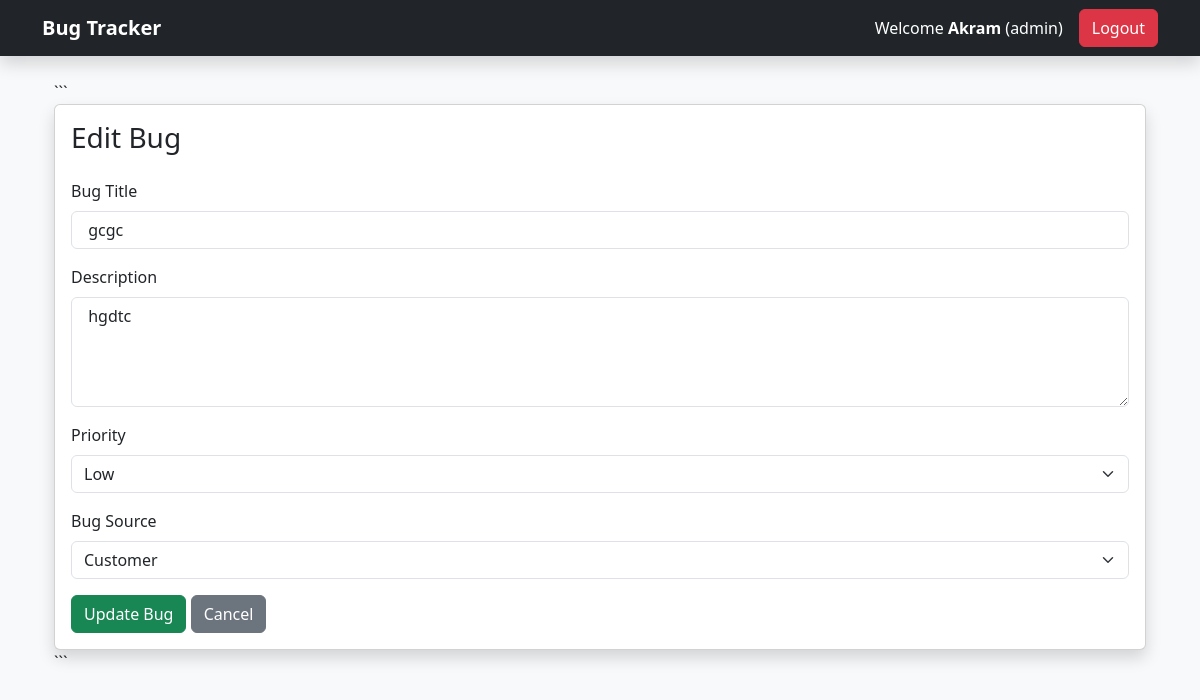
The app's page /edit_bug/5 (signed in), older data.
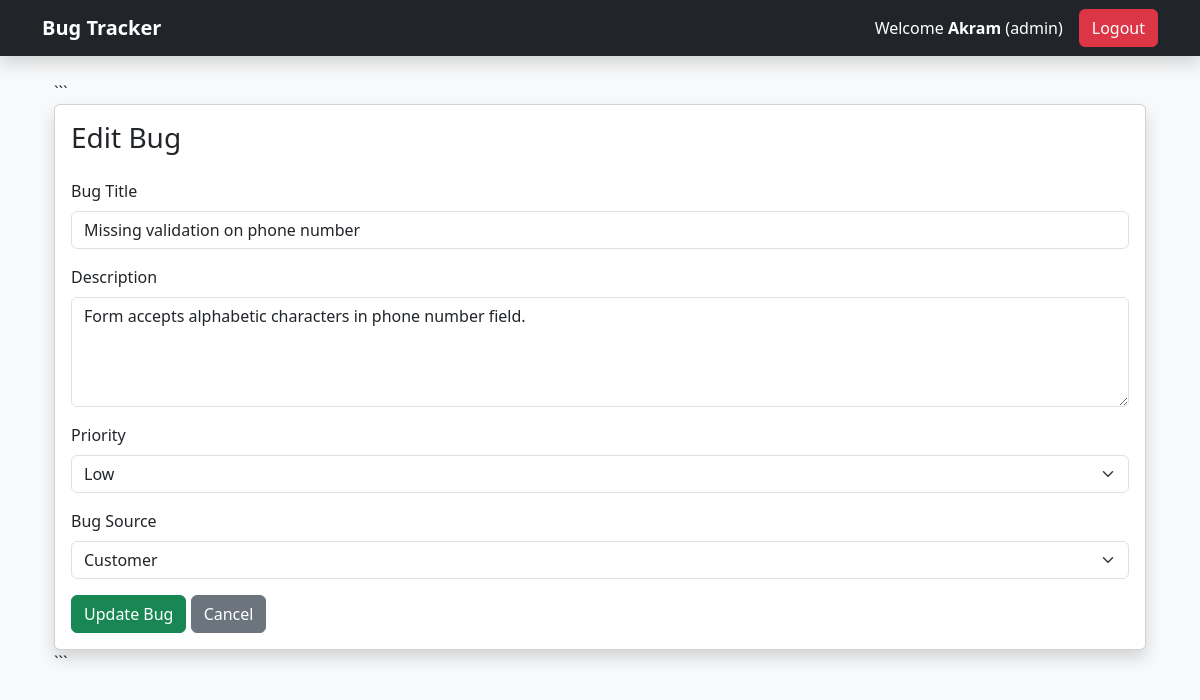
The same page, newer data.
### models.py (models this page shows)
class Bug(db.Model):
    __tablename__ = "bug"
    id = db.Column(db.Integer, primary_key=True)
    title = db.Column(db.String(200), nullable=False)
    description = db.Column(db.Text, nullable=False)
    priority = db.Column(db.String(50))
    bug_source = db.Column(db.String(100))
    status = db.Column(db.String(50), default="Open")
    created_by_id = db.Column(
        db.Integer,
        db.ForeignKey("user.id")
    )
    assigned_to_id = db.Column(
        db.Integer,
        db.ForeignKey("user.id")
    )
    assigned_to = db.relationship(
    "User",
    foreign_keys=[assigned_to_id]
)
    created_at = db.Column(
        db.DateTime,
        default=datetime.utcnow
    )
    comments = db.relationship(
        "Comment",
        backref="bug",
        lazy=True,
        cascade="all, delete-orphan"
    )

### app.py (the view, shortened to what this page needs)
@app.route("/edit_bug/<int:id>", methods=["GET", "POST"])
def edit_bug(id):
    if "user_id" not in session:
        return redirect("/login")
    bug = Bug.query.get_or_404(id)
    role = session["role"].lower()
    if role == "admin":
        pass
    elif role == "tester":
        if bug.created_by_id != session["user_id"]:
            return redirect("/dashboard")
    else:
        return redirect("/dashboard")
    return render_template(
        "edit_bug.html",
        bug=bug
    )

### templates/edit_bug.html (shortened to what this page needs)
{% extends 'base.html' %}
{% block content %}
<div class="container mt-4">
```
<div class="card shadow">
    <div class="card-body">
        <h3 class="mb-4">
            Edit Bug
        </h3>
        <form method="POST">
            <div class="mb-3">
                <label class="form-label">
                    Bug Title
                </label>
                <input
                    type="text"
                    name="title"
                    class="form-control"
                    value="{{ bug.title }}"
                    required
                >
            </div>
            <div class="mb-3">
                <label class="form-label">
                    Description
                </label>
                <textarea
                    name="description"
                    class="form-control"
                    rows="4"
                    required>{{ bug.description }}</textarea>
            </div>
            <div class="mb-3">
                <label class="form-label">
                    Priority
                </label>
                <select
                    name="priority"
                    class="form-select"
                    required>
                    <option value="Low"
                        {% if bug.priority == "Low" %}
                        selected
                        {% endif %}>
                        Low
                    </option>
                </select>
            </div>
            <div class="mb-3">
                <label class="form-label">
                    Bug Source
                </label>
                <select
                    name="bug_source"
                    class="form-select"
                    required>
                    <option value="Customer"
                        >
                        Customer
                    </option>
                </select>
            </div>
            <button
                type="submit"
                class="btn btn-success">
                Update Bug
            </button>
            <a href="/dashboard"
               class="btn btn-secondary">
                Cancel
            </a>
        </form>
    </div>
</div>
```
</div>
{% endblock %}

Row changes from the older to the newer data that the page shows:
changed Bug "Low": title "gcgc" → "Missing validation on phone number"; description "hgdtc" → "Form accepts alphabetic characters in phone number field."
